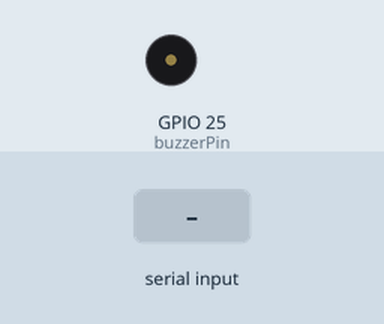
The sketch below on a simulated ESP32. Shown: buzzer (waves = sounding, pin HIGH). The inputs (shaded band) are chosen by the test bench. WiFi joins after 1.5 s; servers stay silent unless stated; the local clock reads 2024-03-15 10:24:30 at power-on unless the sketch sets it; random numbers use the default seed unless the sketch sets one; nothing arrives over Bluetooth unless stated; what the sketch prints to the serial monitor is not drawn.

Above: at 5.7 s.
5.8 s: "ON\n" received over the second serial link
At 6.4 s:
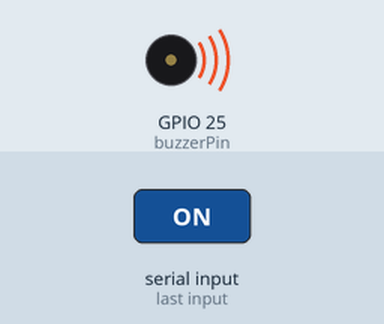
Timing chart, 0 to 14.8 s (numbered marks = the images above; inputs shaded):
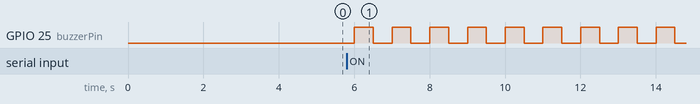

The sketch:

ESP32_Smart_Alarm.ino
```cpp
#include <WiFi.h>
#include <BluetoothSerial.h>
#include "esp_bt.h"
#include "time.h"

// Wi-Fi credentials - Update these with your network details
const char* ssid = "YourWiFiName";
const char* password = "YourWiFiPassword";

BluetoothSerial SerialBT;
const int buzzerPin = 25;  // GPIO pin for buzzer

// Default alarm time - can be changed via Bluetooth
int alarmHour = 7;
int alarmMinute = 30;
bool alarmTriggered = false;
bool buzzerActive = false;

// Math challenge variables
int correctAnswer = 0;
int correctStreak = 0;
bool waitingForAnswer = false;

// NTP Server settings for time synchronization
const char* ntpServer = "pool.ntp.org";
const long gmtOffset_sec = 19800; // IST (GMT+5:30)
const int daylightOffset_sec = 0;

// Buzzer control variables
unsigned long lastBuzzTime = 0;
bool buzzState = false;

void setup() {
  Serial.begin(115200);
  delay(1000);

  // Initialize buzzer pin
  pinMode(buzzerPin, OUTPUT);
  digitalWrite(buzzerPin, LOW);

  // Connect to Wi-Fi
  Serial.println("Connecting to Wi-Fi...");
  WiFi.mode(WIFI_STA);
  WiFi.begin(ssid, password);

  int retries = 0;
  while (WiFi.status() != WL_CONNECTED && retries < 20) {
    delay(500);
    Serial.print(".");
    retries++;
  }

  if (WiFi.status() == WL_CONNECTED) {
    Serial.println("\nConnected to Wi-Fi!");
    Serial.print("IP Address: ");
    Serial.println(WiFi.localIP());

    // Configure time using NTP
    configTime(gmtOffset_sec, daylightOffset_sec, ntpServer);
    delay(2000);
  } else {
    Serial.println("\nFailed to connect to Wi-Fi. Time functions won't work.");
  }

  // Start Bluetooth
  esp_bt_controller_mem_release(ESP_BT_MODE_BLE);
  SerialBT.begin("ESP32_Alarm");
  Serial.println("Bluetooth Ready. Waiting for commands...");
}

void loop() {
  // Handle Bluetooth commands
  if (SerialBT.available()) {
    String cmd = SerialBT.readStringUntil('\n');
    cmd.trim();

    if (waitingForAnswer) {
      // Process math answer
      int userAnswer = cmd.toInt();
      if (userAnswer == correctAnswer) {
        correctStreak++;
        if (correctStreak >= 2) {
          stopAlarm();
        } else {
          SerialBT.println("Correct! One more to go...");
          generateMathQuestion();
        }
      } else {
        correctStreak = 0;
        SerialBT.println("Wrong answer. Streak reset. Try again:");
        generateMathQuestion();
      }
    } else {
      // Process other commands
      cmd.toUpperCase();
      if (cmd.startsWith("SET")) {
        int colonIndex = cmd.indexOf(':');
        if (colonIndex > 4) {
          int hour = cmd.substring(4, colonIndex).toInt();
          int minute = cmd.substring(colonIndex + 1).toInt();
          if (hour >= 0 && hour <= 23 && minute >= 0 && minute <= 59) {
            alarmHour = hour;
            alarmMinute = minute;
            alarmTriggered = false;
            SerialBT.printf("Alarm set to %02d:%02d\n", alarmHour, alarmMinute);
          } else {
            SerialBT.println("Invalid time format.");
          }
        } else {
          SerialBT.println("Invalid SET command format.");
        }
      } else if (cmd == "ON") {
        triggerAlarm();
      } else if (cmd == "TIME") {
        struct tm timeinfo;
        if (getLocalTime(&timeinfo)) {
          SerialBT.printf("Time: %02d:%02d\n", timeinfo.tm_hour, timeinfo.tm_min);
        } else {
          SerialBT.println("Failed to get time.");
        }
      } else {
        SerialBT.println("Unknown command.");
      }
    }
  }

  // Check current time and trigger alarm if needed
  struct tm timeinfo;
  if (getLocalTime(&timeinfo)) {
    int currentHour = timeinfo.tm_hour;
    int currentMinute = timeinfo.tm_min;

    if (currentHour == alarmHour && currentMinute == alarmMinute && !alarmTriggered) {
      triggerAlarm();
      alarmTriggered = true;
    }
  }

  // Handle buzzer patterns if alarm is active
  if (buzzerActive) {
    buzzLoop();
  }

  delay(500);
}

// Trigger the alarm and start the math challenge
void triggerAlarm() {
  Serial.println("Alarm Triggered!");
  SerialBT.println("Alarm Triggered! Solve 2 math problems to stop it!");
  buzzerActive = true;
  waitingForAnswer = true;
  correctStreak = 0;
  generateMathQuestion();
}

// Generate a random math problem
void generateMathQuestion() {
  int a = random(1, 10);
  int b = random(1, 10);
  int op = random(0, 3); // 0=+, 1=-, 2=*
  String question = "";

  switch (op) {
    case 0:
      correctAnswer = a + b;
      question = String(a) + " + " + String(b);
      break;
    case 1:
      correctAnswer = a - b;
      question = String(a) + " - " + String(b);
      break;
    case 2:
      correctAnswer = a * b;
      question = String(a) + " * " + String(b);
      break;
  }

  SerialBT.print("Question: ");
  SerialBT.println(question);
  Serial.print("Expected: ");
  Serial.println(correctAnswer);
}

// Control the buzzer sound pattern
void buzzLoop() {
  unsigned long currentMillis = millis();
  if (currentMillis - lastBuzzTime >= 500) {
    lastBuzzTime = currentMillis;
    buzzState = !buzzState;
    digitalWrite(buzzerPin, buzzState ? HIGH : LOW);
  }
}

// Stop the alarm when challenge is complete
void stopAlarm() {
  buzzerActive = false;
  waitingForAnswer = false;
  correctStreak = 0;
  digitalWrite(buzzerPin, LOW);
  SerialBT.println("All answers correct! Alarm turned off.");
  Serial.println("Alarm cleared.");
}
```

Measured:
- after the input at 5.8 s, GPIO 25 (buzzerPin): alternates HIGH for 0.50 s and LOW for 0.50 s, starting after 0.20 s
